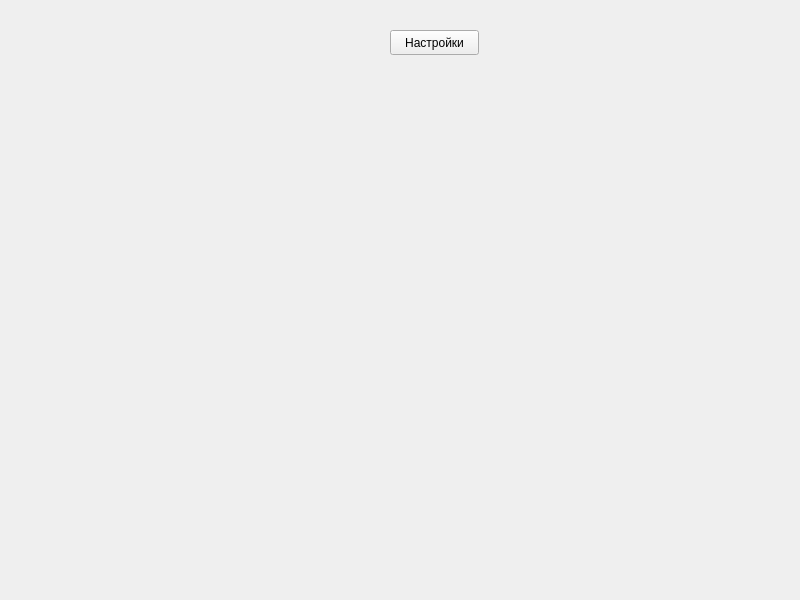
<?xml version="1.0" encoding="UTF-8"?>
<ui version="4.0">
 <class>MainWindow</class>
 <widget class="QMainWindow" name="MainWindow">
  <property name="geometry">
   <rect>
    <x>0</x>
    <y>0</y>
    <width>800</width>
    <height>600</height>
   </rect>
  </property>
  <property name="windowTitle">
   <string>MainWindow</string>
  </property>
  <widget class="QWidget" name="centralwidget">
   <widget class="QPushButton" name="pushButton">
    <property name="geometry">
     <rect>
      <x>390</x>
      <y>30</y>
      <width>89</width>
      <height>25</height>
     </rect>
    </property>
    <property name="text">
     <string>Настройки</string>
    </property>
   </widget>
  </widget>
 </widget>
 <resources/>
 <connections/>
</ui>
